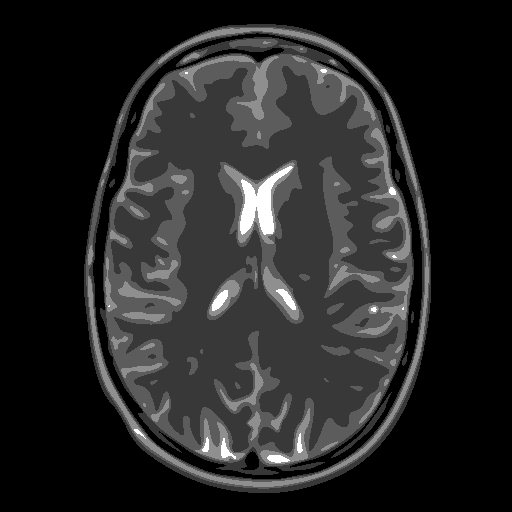
#> input picture data/BrainPhantom512.png, 512 x 512 px
$ jupyter execute basics-1.ipynb   (shell and % lines are left out)
#> lines starting #> are read from the running program, lines starting #| are printed output that depends on the picture
[cell 1]
# header files
import os
import sys
import glob
import math
from skimage import data, io
import numpy as np
import matplotlib.pyplot as plt
plt.rcParams['figure.figsize'] = [8, 8]
print("Header files loaded!")

[cell 2]
# DATA
# BRAIN PHANTOM Images: 256x256, 512x512, 1024x1024, 2048x2048, 4096x4096
# SL PHANTOM Images: 256x256, 512x512, 1024x1024, 2048x2048, 4096x4096

[cell 3]
# view image
img_size = 512
FOV = 0.2
pixel_size = FOV/img_size

# load data file corresponding to the target resolution
mri_img = io.imread("../data/BrainPhantom512.png")
#> mri_img is the input picture: shape (512, 512); min 0, max 255, mean 37.9

plt.figure()
plt.title("Brain Phantom, size = %s " % img_size)
if mri_img.ndim == 2:
    plt.imshow(mri_img, cmap=plt.cm.gray)
else:
    plt.imshow(mri_img)
plt.title("Original brain image")
plt.show()

[cell 4]
# noisy image
new_img = np.copy(mri_img.astype('float64'))
new_img += np.random.randn(*mri_img.shape) * 20.
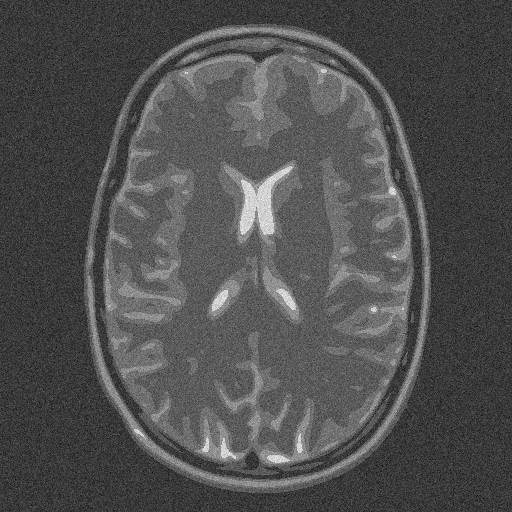
#> new_img: shape (512, 512) float64; min -97.04, max 330.3, mean 37.9; drawn with min black and max white

if 1:
    plt.figure()
    plt.imshow(new_img, cmap='Greys_r')
    plt.title("Noisy image")
    plt.show()

[cell 5]
# y = Fx + b
# x' = F'y

[cell 6]
# Under-sampling 1
kspace_masklines = np.zeros((img_size,img_size), dtype="float64")
low_res_size = img_size // 8 + 1
idx_vec = np.linspace(img_size // 2 - low_res_size // 2, img_size // 2 + low_res_size // 2, low_res_size)
idx_vec_ =  idx_vec.astype("int")
kspace_masklines[idx_vec_, ] = 1

plt.imshow(kspace_masklines, cmap=plt.cm.gray)
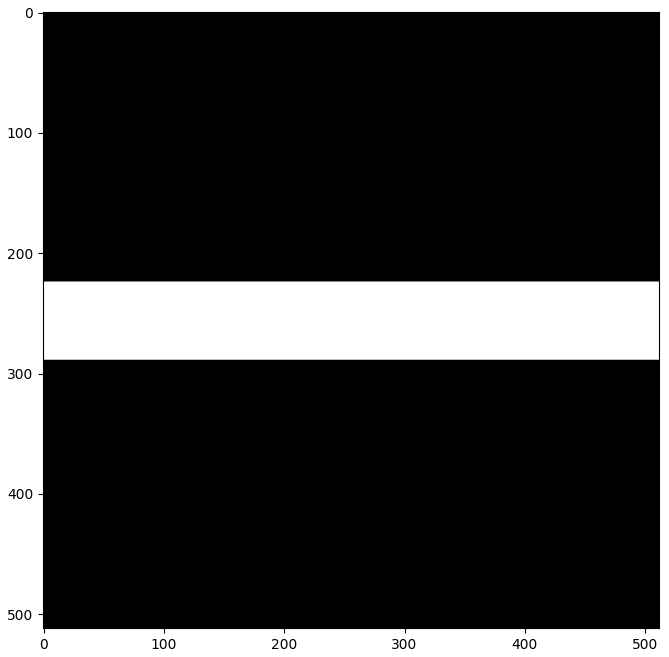
#> figure drawn by matplotlib, 1 panel

[cell 7]
norm = "ortho"
def fft(x):
    return np.fft.fft2(x, norm=norm)

def ifft(x):
    return np.fft.ifft2(x, norm=norm)

kspace_data = np.fft.fftshift(fft(mri_img))
signoise = 10
kspace_data += np.random.randn(*mri_img.shape) * signoise * (1+1j)
kspace_data *= kspace_masklines
image_rec0 = ifft(np.fft.ifftshift(kspace_data))

fig, (ax1, ax2) = plt.subplots(1, 2)
ax1.imshow(mri_img, cmap="Greys_r")
ax2.imshow(np.abs(image_rec0), cmap="Greys_r")
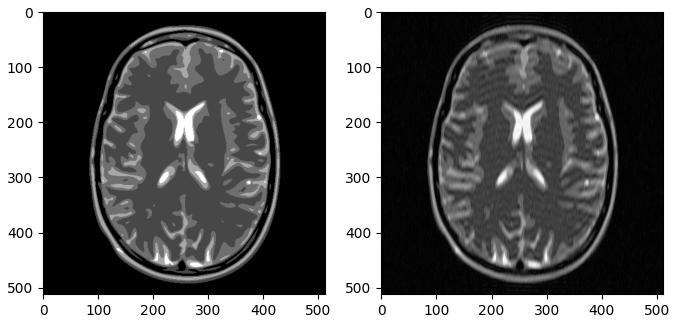
#> figure drawn by matplotlib, 2 panels

[cell 8]
# Under-sampling 2
kspace_maskbox = np.zeros((img_size,img_size), dtype="float64")
kspace_maskbox[idx_vec_, ] = 1
list_img_size = np.arange(0., img_size).tolist()
filtered_center = [x for x in list_img_size if x not in idx_vec_]
array_idx_center = np.array(filtered_center)
array_idx_center_ = array_idx_center.astype("int")
kspace_maskbox[:, array_idx_center_] = 0

plt.imshow(kspace_maskbox, cmap=plt.cm.gray)
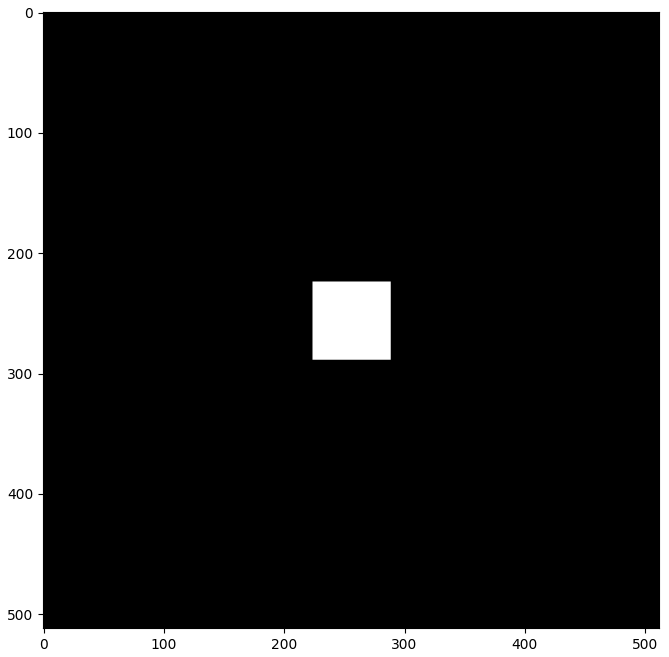
#> figure drawn by matplotlib, 1 panel

[cell 9]
norm = "ortho"
def fft(x):
    return np.fft.fft2(x, norm=norm)

def ifft(x):
    return np.fft.ifft2(x, norm=norm)

kspace_data = np.fft.fftshift(fft(mri_img))
signoise = 10
kspace_data += np.random.randn(*mri_img.shape) * signoise * (1+1j)
kspace_data *= kspace_maskbox
image_rec0 = ifft(np.fft.ifftshift(kspace_data))

fig, (ax1, ax2) = plt.subplots(1, 2)
ax1.imshow(mri_img, cmap="Greys_r")
ax2.imshow(np.abs(image_rec0), cmap="Greys_r")

[cell 10]
# Under-sampling 3
kspace_masklines = np.ones((img_size,img_size), dtype="float64")
low_res_size = img_size // 8 + 1
idx_vec = np.linspace(img_size // 2 - low_res_size // 2, img_size // 2 + low_res_size // 2, low_res_size)
idx_vec_ =  idx_vec.astype("int")
kspace_masklines[idx_vec_, ] = 0

plt.imshow(kspace_masklines, cmap=plt.cm.gray)
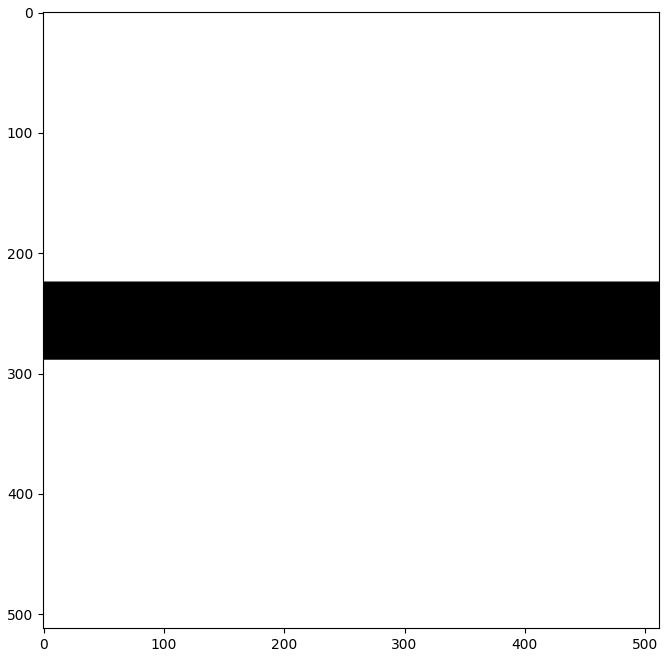
#> figure drawn by matplotlib, 1 panel

[cell 11]
norm = "ortho"
def fft(x):
    return np.fft.fft2(x, norm=norm)

def ifft(x):
    return np.fft.ifft2(x, norm=norm)

kspace_data = np.fft.fftshift(fft(mri_img))
signoise = 10
kspace_data += np.random.randn(*mri_img.shape) * signoise * (1+1j)
kspace_data *= kspace_masklines
image_rec0 = ifft(np.fft.ifftshift(kspace_data))

fig, (ax1, ax2) = plt.subplots(1, 2)
ax1.imshow(mri_img, cmap="Greys_r")
ax2.imshow(np.abs(image_rec0), cmap="Greys_r")
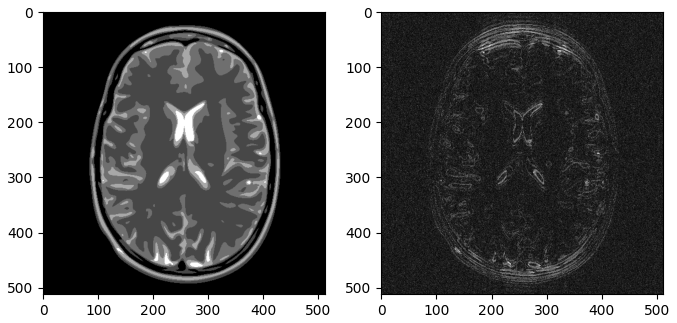
#> figure drawn by matplotlib, 2 panels

[cell 12]
# Under-sampling 4
kspace_maskbox = np.ones((img_size,img_size), dtype="float64")
kspace_maskbox[idx_vec_, ] = 0
list_img_size = np.arange(0., img_size).tolist()
filtered_center = [x for x in list_img_size if x not in idx_vec_]
array_idx_center = np.array(filtered_center)
array_idx_center_ = array_idx_center.astype("int")
kspace_maskbox[:, array_idx_center_] = 1

plt.imshow(kspace_maskbox, cmap=plt.cm.gray)
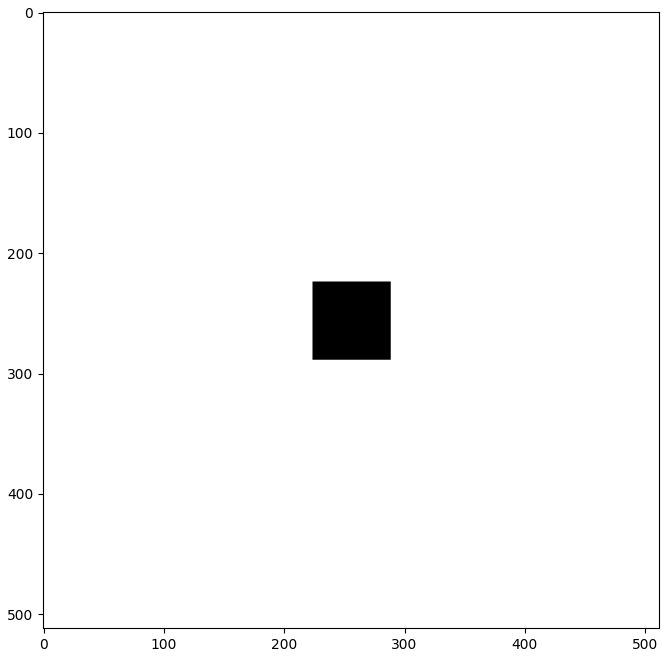
#> figure drawn by matplotlib, 1 panel

[cell 13]
norm = "ortho"
def fft(x):
    return np.fft.fft2(x, norm=norm)

def ifft(x):
    return np.fft.ifft2(x, norm=norm)

kspace_data = np.fft.fftshift(fft(mri_img))
signoise = 10
kspace_data += np.random.randn(*mri_img.shape) * signoise * (1+1j)
kspace_data *= kspace_maskbox
image_rec0 = ifft(np.fft.ifftshift(kspace_data))

fig, (ax1, ax2) = plt.subplots(1, 2)
ax1.imshow(mri_img, cmap="Greys_r")
ax2.imshow(np.abs(image_rec0), cmap="Greys_r")
